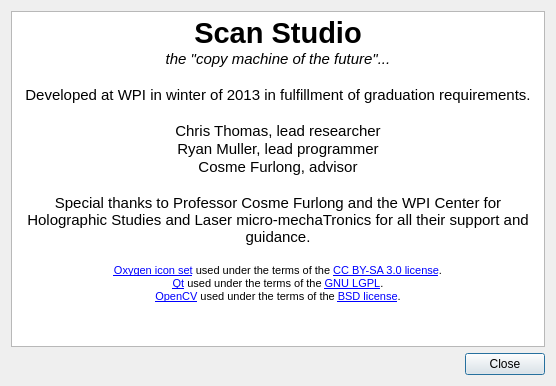
<?xml version="1.0" encoding="UTF-8"?>
<ui version="4.0">
 <class>AboutDialog</class>
 <widget class="QDialog" name="AboutDialog">
  <property name="geometry">
   <rect>
    <x>0</x>
    <y>0</y>
    <width>556</width>
    <height>386</height>
   </rect>
  </property>
  <property name="windowTitle">
   <string>Dialog</string>
  </property>
  <layout class="QVBoxLayout" name="verticalLayout">
   <item>
    <widget class="QTextBrowser" name="textBrowser">
     <property name="html">
      <string>&lt;!DOCTYPE HTML PUBLIC &quot;-//W3C//DTD HTML 4.0//EN&quot; &quot;http://www.w3.org/TR/REC-html40/strict.dtd&quot;&gt;
&lt;html&gt;&lt;head&gt;&lt;meta name=&quot;qrichtext&quot; content=&quot;1&quot; /&gt;&lt;style type=&quot;text/css&quot;&gt;
p, li { white-space: pre-wrap; }
&lt;/style&gt;&lt;/head&gt;&lt;body style=&quot; font-family:'Sans'; font-size:11pt; font-weight:400; font-style:normal;&quot;&gt;
&lt;p align=&quot;center&quot; style=&quot; margin-top:0px; margin-bottom:0px; margin-left:0px; margin-right:0px; -qt-block-indent:0; text-indent:0px;&quot;&gt;&lt;span style=&quot; font-size:22pt; font-weight:600;&quot;&gt;Scan Studio&lt;/span&gt;&lt;/p&gt;
&lt;p align=&quot;center&quot; style=&quot; margin-top:0px; margin-bottom:0px; margin-left:0px; margin-right:0px; -qt-block-indent:0; text-indent:0px;&quot;&gt;&lt;span style=&quot; font-style:italic;&quot;&gt;the &amp;quot;copy machine of the future&amp;quot;...&lt;/span&gt;&lt;/p&gt;
&lt;p align=&quot;center&quot; style=&quot;-qt-paragraph-type:empty; margin-top:0px; margin-bottom:0px; margin-left:0px; margin-right:0px; -qt-block-indent:0; text-indent:0px; font-style:italic;&quot;&gt;&lt;br /&gt;&lt;/p&gt;
&lt;p align=&quot;center&quot; style=&quot; margin-top:0px; margin-bottom:0px; margin-left:0px; margin-right:0px; -qt-block-indent:0; text-indent:0px;&quot;&gt;Developed at WPI in winter of 2013 in fulfillment of graduation requirements.&lt;/p&gt;
&lt;p align=&quot;center&quot; style=&quot;-qt-paragraph-type:empty; margin-top:0px; margin-bottom:0px; margin-left:0px; margin-right:0px; -qt-block-indent:0; text-indent:0px;&quot;&gt;&lt;br /&gt;&lt;/p&gt;
&lt;p align=&quot;center&quot; style=&quot; margin-top:0px; margin-bottom:0px; margin-left:0px; margin-right:0px; -qt-block-indent:0; text-indent:0px;&quot;&gt;Chris Thomas, lead researcher&lt;/p&gt;
&lt;p align=&quot;center&quot; style=&quot; margin-top:0px; margin-bottom:0px; margin-left:0px; margin-right:0px; -qt-block-indent:0; text-indent:0px;&quot;&gt;Ryan Muller, lead programmer&lt;/p&gt;
&lt;p align=&quot;center&quot; style=&quot; margin-top:0px; margin-bottom:0px; margin-left:0px; margin-right:0px; -qt-block-indent:0; text-indent:0px;&quot;&gt;Cosme Furlong, advisor&lt;/p&gt;
&lt;p align=&quot;center&quot; style=&quot;-qt-paragraph-type:empty; margin-top:0px; margin-bottom:0px; margin-left:0px; margin-right:0px; -qt-block-indent:0; text-indent:0px;&quot;&gt;&lt;br /&gt;&lt;/p&gt;
&lt;p align=&quot;center&quot; style=&quot; margin-top:0px; margin-bottom:0px; margin-left:0px; margin-right:0px; -qt-block-indent:0; text-indent:0px;&quot;&gt;Special thanks to Professor Cosme Furlong and the WPI Center for Holographic Studies and Laser micro-mechaTronics for all their support and guidance.&lt;/p&gt;
&lt;p align=&quot;center&quot; style=&quot;-qt-paragraph-type:empty; margin-top:0px; margin-bottom:0px; margin-left:0px; margin-right:0px; -qt-block-indent:0; text-indent:0px;&quot;&gt;&lt;br /&gt;&lt;/p&gt;
&lt;p align=&quot;center&quot; style=&quot; margin-top:0px; margin-bottom:0px; margin-left:0px; margin-right:0px; -qt-block-indent:0; text-indent:0px;&quot;&gt;&lt;a href=&quot;http://www.oxygen-icons.org/?page_id=4&quot;&gt;&lt;span style=&quot; font-size:8pt; text-decoration: underline; color:#0000ff;&quot;&gt;Oxygen icon set&lt;/span&gt;&lt;/a&gt;&lt;span style=&quot; font-size:8pt;&quot;&gt; used under the terms of the &lt;/span&gt;&lt;a href=&quot;http://creativecommons.org/licenses/by-sa/3.0/&quot;&gt;&lt;span style=&quot; font-size:8pt; text-decoration: underline; color:#0000ff;&quot;&gt;CC BY-SA 3.0 license&lt;/span&gt;&lt;/a&gt;&lt;span style=&quot; font-size:8pt;&quot;&gt;.&lt;/span&gt;&lt;/p&gt;
&lt;p align=&quot;center&quot; style=&quot; margin-top:0px; margin-bottom:0px; margin-left:0px; margin-right:0px; -qt-block-indent:0; text-indent:0px;&quot;&gt;&lt;a href=&quot;http://qt-project.org/&quot;&gt;&lt;span style=&quot; font-size:8pt; text-decoration: underline; color:#0000ff;&quot;&gt;Qt&lt;/span&gt;&lt;/a&gt;&lt;span style=&quot; font-size:8pt;&quot;&gt; used under the terms of the &lt;/span&gt;&lt;a href=&quot;http://www.gnu.org/licenses/lgpl-3.0-standalone.html&quot;&gt;&lt;span style=&quot; font-size:8pt; text-decoration: underline; color:#0000ff;&quot;&gt;GNU LGPL&lt;/span&gt;&lt;/a&gt;&lt;span style=&quot; font-size:8pt;&quot;&gt;.&lt;/span&gt;&lt;/p&gt;
&lt;p align=&quot;center&quot; style=&quot; margin-top:0px; margin-bottom:0px; margin-left:0px; margin-right:0px; -qt-block-indent:0; text-indent:0px;&quot;&gt;&lt;a href=&quot;http://opencv.org&quot;&gt;&lt;span style=&quot; font-size:8pt; text-decoration: underline; color:#0000ff;&quot;&gt;OpenCV&lt;/span&gt;&lt;/a&gt;&lt;span style=&quot; font-size:8pt;&quot;&gt; used under the terms of the &lt;/span&gt;&lt;a href=&quot;http://opensource.org/licenses/bsd-license.php&quot;&gt;&lt;span style=&quot; font-size:8pt; text-decoration: underline; color:#0000ff;&quot;&gt;BSD license&lt;/span&gt;&lt;/a&gt;&lt;span style=&quot; font-size:8pt;&quot;&gt;.&lt;/span&gt;&lt;/p&gt;&lt;/body&gt;&lt;/html&gt;</string>
     </property>
    </widget>
   </item>
   <item>
    <widget class="QDialogButtonBox" name="buttonBox">
     <property name="orientation">
      <enum>Qt::Horizontal</enum>
     </property>
     <property name="standardButtons">
      <set>QDialogButtonBox::Close</set>
     </property>
    </widget>
   </item>
  </layout>
 </widget>
 <resources/>
 <connections>
  <connection>
   <sender>buttonBox</sender>
   <signal>accepted()</signal>
   <receiver>AboutDialog</receiver>
   <slot>accept()</slot>
   <hints>
    <hint type="sourcelabel">
     <x>248</x>
     <y>254</y>
    </hint>
    <hint type="destinationlabel">
     <x>157</x>
     <y>274</y>
    </hint>
   </hints>
  </connection>
  <connection>
   <sender>buttonBox</sender>
   <signal>rejected()</signal>
   <receiver>AboutDialog</receiver>
   <slot>reject()</slot>
   <hints>
    <hint type="sourcelabel">
     <x>316</x>
     <y>260</y>
    </hint>
    <hint type="destinationlabel">
     <x>286</x>
     <y>274</y>
    </hint>
   </hints>
  </connection>
 </connections>
</ui>
